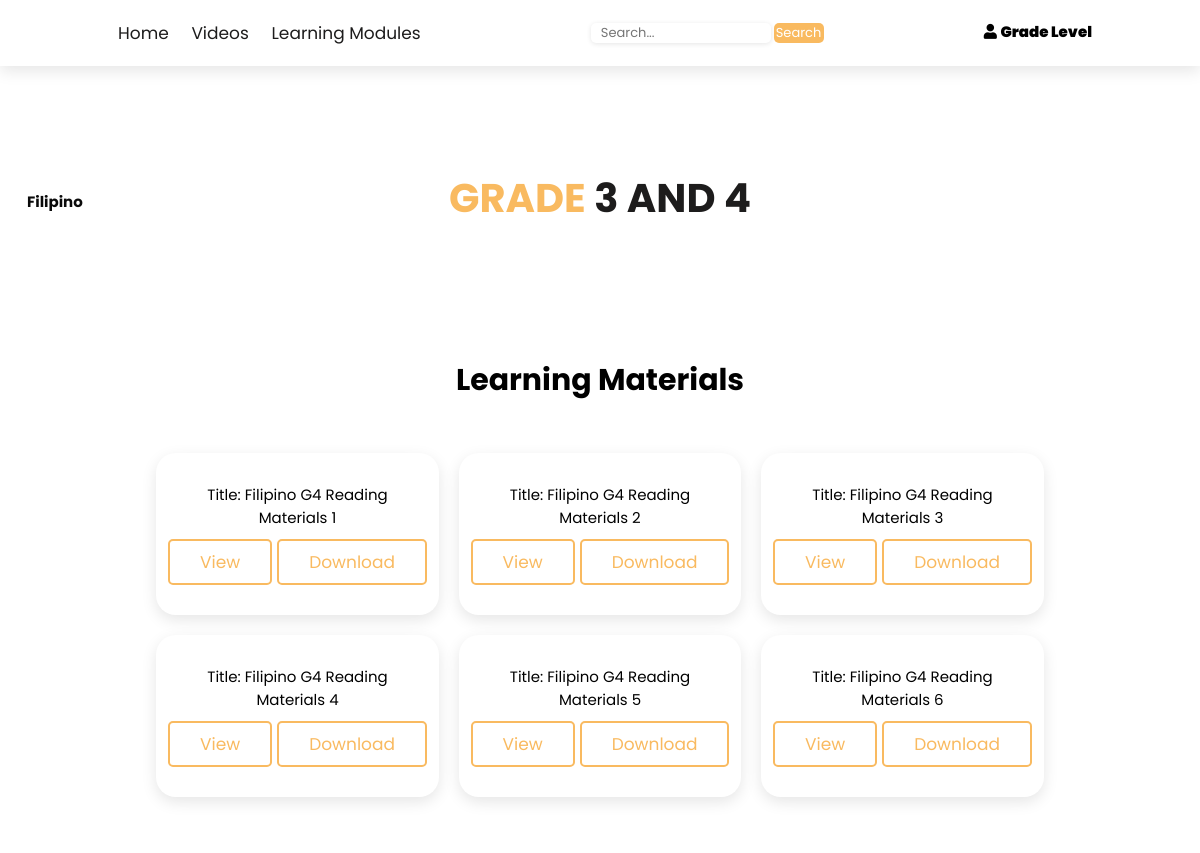
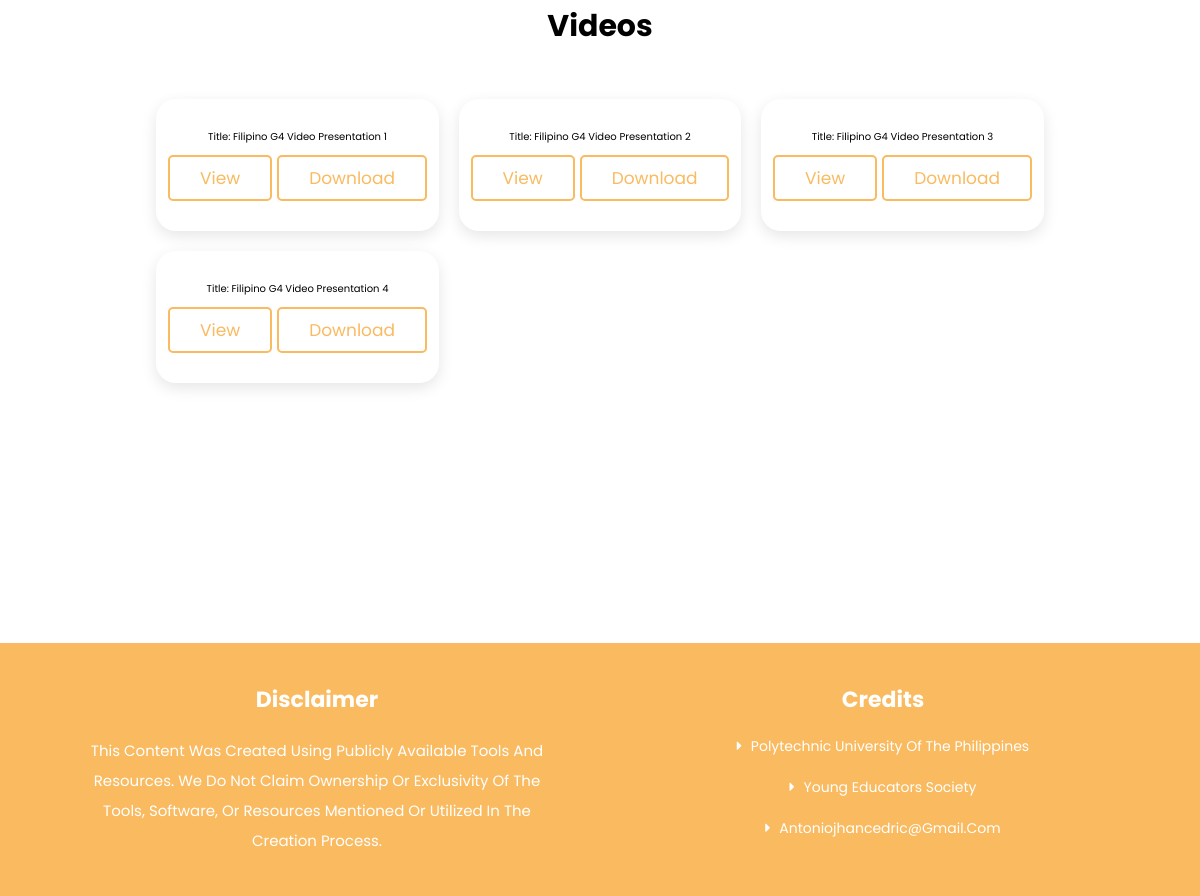
/Filipino-grade-3-4/, run on an earlier commit of the app's database (2 pictures, top to bottom).
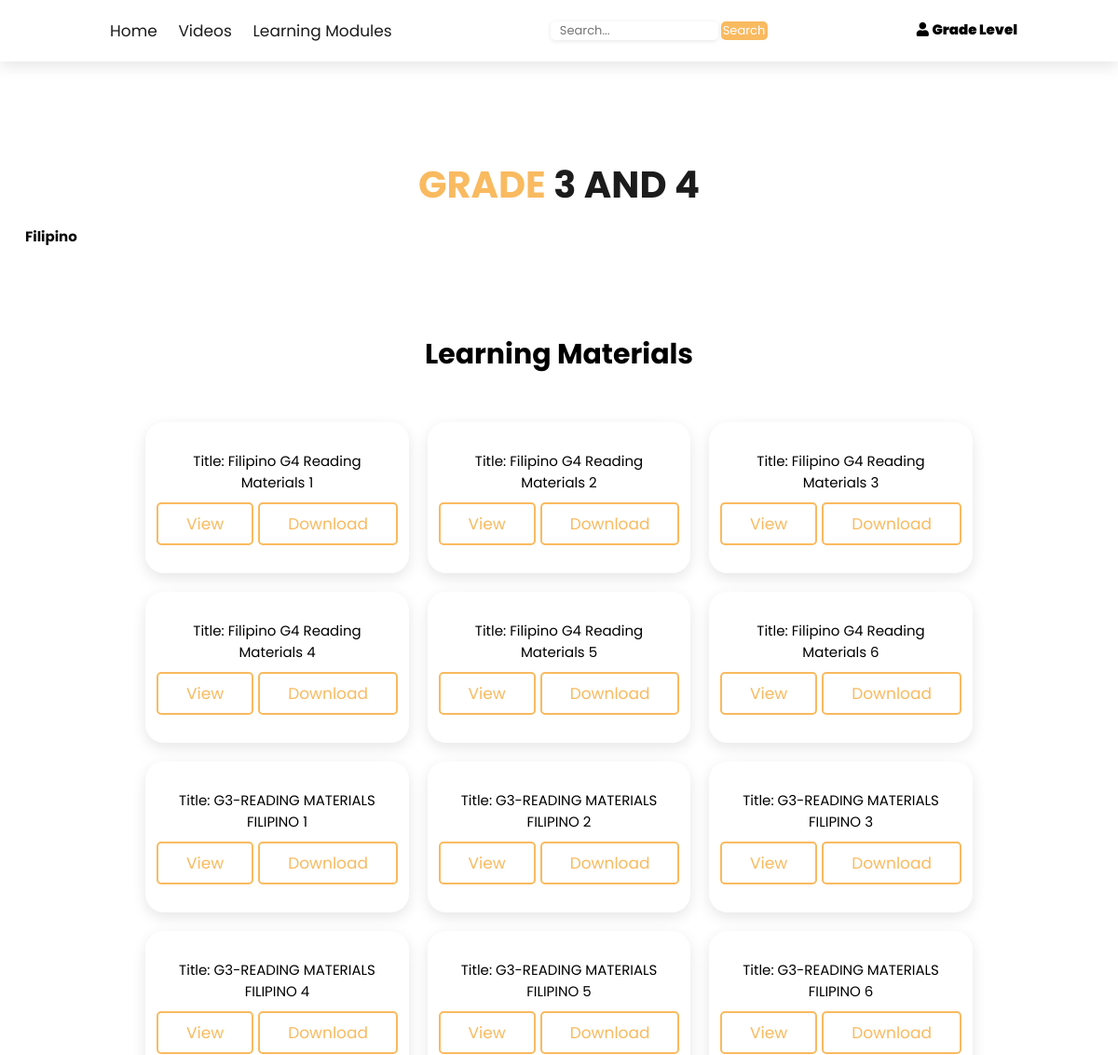
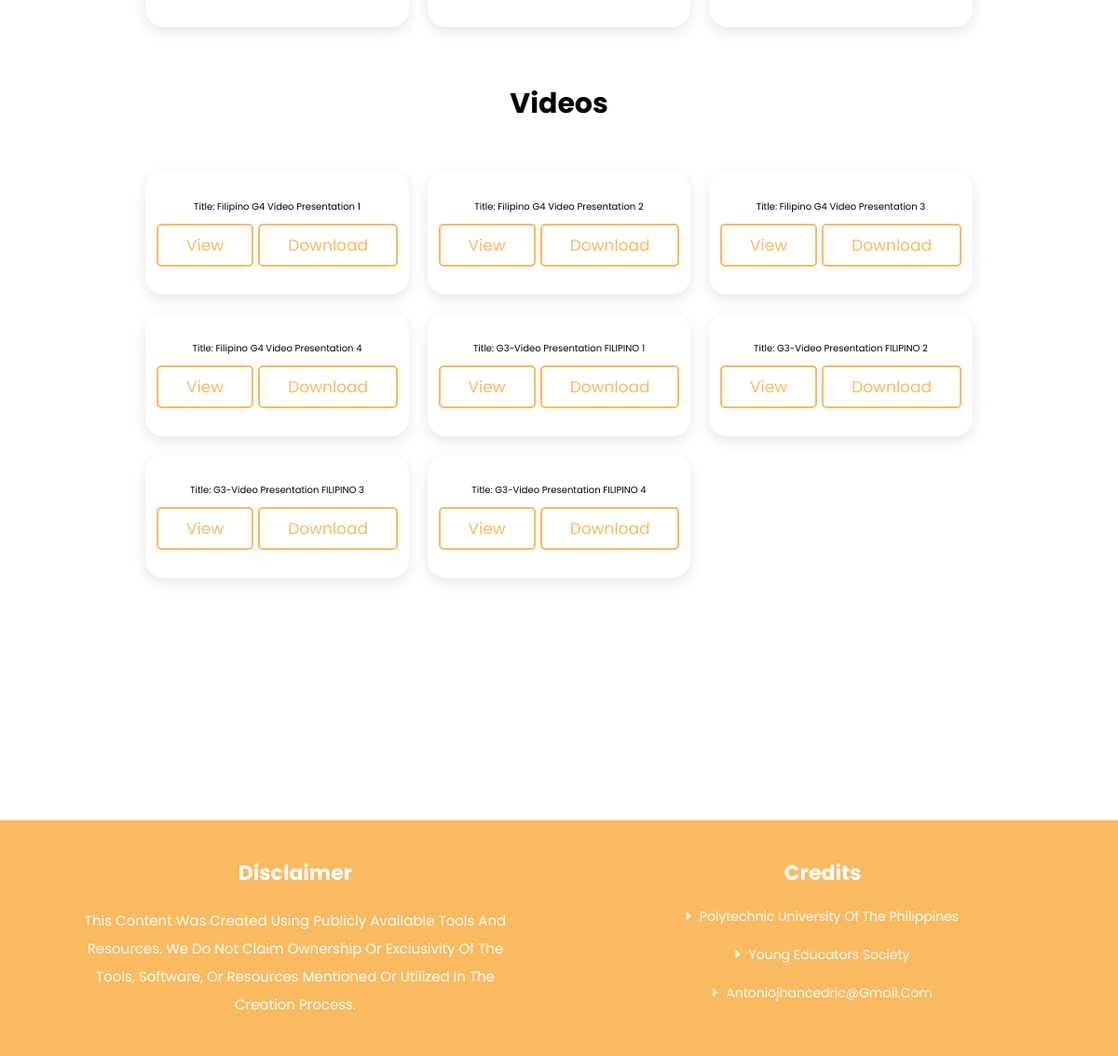
And on a later commit of the database (2 pictures, top to bottom).
### app/models.py (models this page shows, shortened)
class Learning(models.Model):
    name = models.CharField(max_length=255)
    content = models.FileField()
    grade_level = models.IntegerField()
    subject = models.CharField(max_length=25)

class Videos(models.Model):
    name = models.CharField(max_length=255)
    download_link = models.URLField()
    grade_level = models.IntegerField()
    subject = models.CharField(max_length=25,default='English')
    link = models.URLField()

### app/views.py (the view)
# urls.py: path('Filipino-grade-3-4/', views.filipinoPageG3AndG4, name='filipinoG3'),
def filipinoPageG3AndG4(request):
    activity = Activity.objects.all()
    quiz = Videos.objects.all()
    learning = Learning.objects.all()
    context = {
        'activities': activity,
        'quizzes': quiz,
        'learnings':learning,
        'activities_exist': activity.exists(),
        'quizzes_exist': quiz.exists(),
        'learnings_exist': learning.exists(),
    }
    return render(request,'Filipino_g3-4.html',context)

### templates/FIlipino_g3-4.html (shortened to what this page needs)
{% extends 'home.html' %}
{% block content %}
{% block nav %}
<a href="{% url 'home' %}">home</a>
<a href="#quiz">Videos</a>
<a href="#learning">Learning Modules</a>
{% endblock %}
{% block level %}
    <button class="fas fa-user " id="login-btn" style="font-size: 20px; background-color: white;cursor: pointer;font-size: 15px;"> <span class="grade">Grade level</span></button>
{% endblock %}
{% block search %}
<form action="{% url 'search'%}"  method="get">
    <input class="search-input" type="text" name="q" placeholder="Search...">
    <button class="search-btn" type="submit">Search</button>
</form>
{% endblock %}
<section class="activities">
    <h1><a href="{% url 'grade_3-4' %}" style="padding: 15px;position: absolute;top: 10%;left:1%;color: rgb(10, 10, 10);">Filipino </a></h1>
    <h1 class="heading"><span>Grade</span> 3 and 4</h1>
    <section id="learning">
        {% if learnings_exist %}
        <h1>Learning Materials</h1>
      <div class="box-container" >
            {% for learning in learnings %}
            {% if learning.grade_level == 3 or learning.grade_level == 4 %}
            {% if learning.subject == "Filipino" %}
            <div class="box">
                <p><a style="text-decoration: none; color:black;" href="{% url 'download_learning' learning.id %}" target="_blank">Title: {{ learning.name }}</a></p>
                <div class="btn-group">
                    <form method="post" action="{% url 'view_learning' learning.id %}">
                    <button class="btn" type="submit">View</button>
                    </form>
                    <form method="post" action="{% url 'download_learning' learning.id %}">
                        <button class="btn" type="submit">Download</button>
                    </form>
                </div>
            </div>
            {% endif %}
            {% endif %}
            {% endfor %}
        </div>
        {% endif %}
    </section>
    <section id="quiz">
        {% if quizzes_exist %}
    <h1>Videos</h1>
    <div class="box-container">
        {% for quiz in quizzes %}
        {% if quiz.grade_level == 3 or quiz.grade_level == 4 %}
        {% if quiz.subject == "Filipino" %}
                <div class="box" >
                    <a><a style="text-decoration: none; color:black;" href="{% url 'download_quiz' quiz.id %}" target="_blank">Title: {{ quiz.name }}</a></a>
                    <div class="btn-group">
                        <a href="{{ quiz.link }}"><button class="btn" type="submit">View</button></a>
                        <form method="post" action="{% url 'download_quiz' quiz.id %}">
                            <button class="btn" type="submit">Download</button>
                        </form>
                    </div>
                </div>
        {% endif %}
        {% endif %}
        {% endfor %}
    </div>
    {% endif %}
    </section>
</section>
{% endblock %}

What changed in the data, as far as the page shows it:
added Learning: name "G3-READING MATERIALS FILIPINO 1"
added Learning: name "G3-READING MATERIALS FILIPINO 2"
added Learning: name "G3-READING MATERIALS FILIPINO 3"
added Learning: name "G3-READING MATERIALS FILIPINO 4"
added Learning: name "G3-READING MATERIALS FILIPINO 5"
added Learning: name "G3-READING MATERIALS FILIPINO 6"
added Videos: name "G3-Video Presentation FILIPINO 1"
added Videos: name "G3-Video Presentation FILIPINO 2"
added Videos: name "G3-Video Presentation FILIPINO 3"
added Videos: name "G3-Video Presentation FILIPINO 4"
